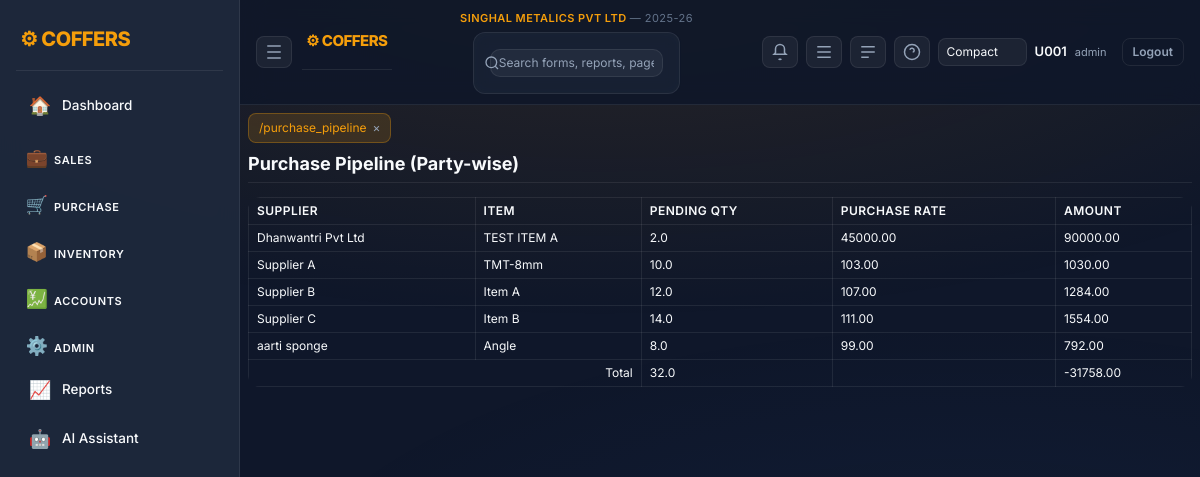
The app's page /purchase_pipeline (signed in) with its own data.
### tables this page shows
CREATE TABLE company_mast(
          company_id INTEGER PRIMARY KEY AUTOINCREMENT,
          company_name TEXT,
          short_name TEXT,
          gstin TEXT,
          address TEXT,
          city TEXT,
          state TEXT
        , group_name TEXT, company_logo TEXT, app_logo TEXT);

CREATE TABLE financial_years(
          fy_id INTEGER PRIMARY KEY AUTOINCREMENT,
          company_id INTEGER,
          fy_name TEXT,
          start_date TEXT,
          end_date TEXT
        );

CREATE TABLE purchase_orders(
 po_id INTEGER PRIMARY KEY AUTOINCREMENT,
 po_date TEXT,
 acc_id INTEGER,
 item_id INTEGER,
 child_item TEXT,
 qty REAL,
 rate REAL,
 supplied_qty REAL DEFAULT 0,
 amount REAL,
 user_code TEXT
, status TEXT DEFAULT 'OPEN', whatsapp_sent INTEGER DEFAULT 0, company_id INTEGER, division_id INTEGER, fy_id INTEGER);

CREATE TABLE acc_mast(
 acc_id INTEGER PRIMARY KEY AUTOINCREMENT,
 acc_name TEXT,
 acc_type TEXT
, mobile TEXT, pan TEXT, gstin TEXT, address TEXT, city TEXT, state TEXT, ledger_id INTEGER, print_name TEXT, parent_acc_id INTEGER, tds_section TEXT, tds_rate REAL);

CREATE TABLE item_mast(
 item_id INTEGER PRIMARY KEY AUTOINCREMENT,
 item_name TEXT
);

### app.py (the view)
@app.route("/purchase_pipeline")
def purchase_pipeline():
    if "user" not in session:
        return redirect("/")
    con = db()
    rows = con.execute("""
        SELECT a.acc_name supplier, i.item_name,
               (p.qty-COALESCE(p.supplied_qty,0)) pending_qty,
               p.rate,
               (p.qty-COALESCE(p.supplied_qty,0))*p.rate amount
        FROM purchase_orders p
        JOIN acc_mast a ON p.acc_id=a.acc_id
        JOIN item_mast i ON p.item_id=i.item_id
        WHERE (p.qty-COALESCE(p.supplied_qty,0))>0
        ORDER BY supplier, item_name
    """).fetchall()
    totals = con.execute("""
        SELECT COALESCE(SUM(p.qty-COALESCE(p.supplied_qty,0)),0) qty,
               COALESCE(SUM((p.qty-COALESCE(p.supplied_qty,0))*p.rate),0) amount
        FROM purchase_orders p
    """).fetchone()
    return render_template("purchase_pipeline.html", rows=rows, totals=totals)

### app.py (called while the page is built)
def today():
    return date.today().isoformat()

def db():
    con = getattr(g, "_db", None)
    if con is None:
        con = sqlite3.connect(DB)
        con.row_factory = sqlite3.Row
        g._db = con
    return con

def ensure_company_context(con):
    ensure_company_core(con)
    row = con.execute("SELECT company_id,company_name FROM company_mast ORDER BY company_id LIMIT 1").fetchone()
    if row and "company_id" not in session:
        session["company_id"] = row["company_id"]
        session["company_name"] = row["company_name"]
    company_id = session.get("company_id")
    if company_id:
        fy = con.execute("""
            SELECT fy_id,fy_name,start_date,end_date
            FROM financial_years
            WHERE company_id=?
            ORDER BY start_date
        """, (company_id,)).fetchone()
        if fy:
            session.setdefault("fy_id", fy["fy_id"])
            session.setdefault("fy_name", fy["fy_name"])
            session.setdefault("fy_start", fy["start_date"])
            session.setdefault("fy_end", fy["end_date"])

@app.before_request
def enforce_login():
    open_endpoints = {
        "login",
        "logout",
        "static",
        "so_preview", "so_accept", "so_decline",
        "la_preview", "la_accept", "la_decline",
        "po_preview", "po_accept", "po_decline",
        "two_factor",
        "public_rates",
    }
    if request.endpoint in open_endpoints or request.endpoint is None:
        return
    if "user" not in session:
        return redirect("/")
    con = db()
    ensure_company_context(con)
    now = int(time.time())
    last = session.get("last_seen", now)
    if now - last > 1800:
        session.clear()
        return redirect("/")
    session["last_seen"] = now

### templates/purchase_pipeline.html
{% extends "base.html" %}
{% block content %}
<h3>Purchase Pipeline (Party-wise)</h3>
<div class="table-responsive">
  <table class="table table-sm table-bordered">
    <thead>
      <tr>
        <th>Supplier</th>
        <th>Item</th>
        <th>Pending Qty</th>
        <th>Purchase Rate</th>
        <th>Amount</th>
      </tr>
    </thead>
    <tbody>
      {% for r in rows %}
      <tr>
        <td>{{ r[0] }}</td>
        <td>{{ r[1] }}</td>
        <td>{{ r[2] }}</td>
        <td>{{ '%.2f'|format(r[3]) }}</td>
        <td>{{ '%.2f'|format(r[4]) }}</td>
      </tr>
      {% endfor %}
      <tr class="table-secondary">
        <td colspan="2" class="text-end">Total</td>
        <td>{{ totals[0] }}</td>
        <td></td>
        <td>{{ '%.2f'|format(totals[1]) }}</td>
      </tr>
    </tbody>
  </table>
</div>
{% endblock %}

### templates/base.html (shortened to what this page needs)
<!doctype html>
<html lang="en">
<head>
<link href="https://cdn.jsdelivr.net/npm/bootstrap@5.3.2/dist/css/bootstrap.min.css" rel="stylesheet">
<link href="/static/css/style.css" rel="stylesheet">
</head>
<body>
{% set logged_in = session.user is defined and session.user %}
{% if logged_in %}
  <div class="layout">
    <aside class="sidebar">
      <div class="brand">⚙ COFFERS</div>
      <nav class="menu">
        {% set path = request.path if request else '' %}
        <a href="/dashboard" class="menu-item {% if path.startswith('/dashboard') %}active{% endif %}" title="Dashboard"><span class="icon">🏠</span><span class="label">Dashboard</span></a>
        <div class="menu-group">
          <button class="menu-title collapsible" data-target="group-sales">
            <span class="icon">💼</span><span class="label">Sales</span>
          </button>
        </div>
        <div class="menu-group">
          <button class="menu-title collapsible" data-target="group-purchase">
            <span class="icon">🛒</span><span class="label">Purchase</span>
          </button>
        </div>
        <div class="menu-group">
          <button class="menu-title collapsible" data-target="group-inventory">
            <span class="icon">📦</span><span class="label">Inventory</span>
          </button>
        </div>
        <div class="menu-group">
          <button class="menu-title collapsible" data-target="group-accounts">
            <span class="icon">💹</span><span class="label">Accounts</span>
          </button>
        </div>
        <div class="menu-group">
          <button class="menu-title collapsible" data-target="group-admin">
            <span class="icon">⚙️</span><span class="label">Admin</span>
          </button>
        </div>
        <a href="/control_report" class="menu-item {% if path.startswith('/control_report') %}active{% endif %}" title="Reports"><span class="icon">📈</span><span class="label">Reports</span></a>
        <a href="/ai" class="menu-item {% if path.startswith('/ai') %}active{% endif %}" title="AI Assistant"><span class="icon">🤖</span><span class="label">AI Assistant</span></a>
      </nav>
    </aside>
    <main class="main">
      <header class="topbar">
        <div class="top-left">
          <button class="icon-btn" id="collapseBtn" title="Collapse Sidebar">
            <svg xmlns="http://www.w3.org/2000/svg" width="18" height="18" viewBox="0 0 24 24" fill="none" stroke="currentColor" stroke-width="2"><path d="M3 4h18M3 12h18M3 20h18"/></svg>
          </button>
          <div class="brand" style="font-size:15px">⚙ COFFERS</div>
        </div>
        <div class="top-center">
          <div style="font-size:11px;color:#f59e0b;font-weight:600;letter-spacing:0.04em;margin-bottom:3px">
            {{ session.company_name or 'Company not set' }}
            {% if session.fy_name %}<span style="color:#64748b;font-weight:400"> &mdash; {{ session.fy_name }}</span>{% endif %}
          </div>
          <form class="search-wrap" method="get" action="/search">
            <svg class="search-icon" xmlns="http://www.w3.org/2000/svg" width="16" height="16" viewBox="0 0 24 24" fill="none" stroke="currentColor" stroke-width="2"><circle cx="11" cy="11" r="8"/><path d="m21 21-4.3-4.3"/></svg>
            <input class="search" name="q" placeholder="Search forms, reports, pages…" value="{{ request.args.get('q','') if request else '' }}">
          </form>
        </div>
        <div class="top-right">
          <a href="/notifications" class="icon-btn" id="notifBtn" title="Notifications">
            <svg xmlns="http://www.w3.org/2000/svg" width="18" height="18" viewBox="0 0 24 24" fill="none" stroke="currentColor" stroke-width="2"><path d="M6 8a6 6 0 1 1 12 0v5l2 2H4l2-2Z"/><path d="M13.73 21a2 2 0 0 1-3.46 0"/></svg>
          </a>
          <button class="icon-btn" id="rightToggle" title="AI Pane">
            <svg xmlns="http://www.w3.org/2000/svg" width="18" height="18" viewBox="0 0 24 24" fill="none" stroke="currentColor" stroke-width="2"><path d="M3 5h18M3 12h18M3 19h18"/></svg>
          </button>
          <button class="icon-btn" id="bottomToggle" title="Console">
            <svg xmlns="http://www.w3.org/2000/svg" width="18" height="18" viewBox="0 0 24 24" fill="none" stroke="currentColor" stroke-width="2"><path d="M3 5h18M3 12h18M3 19h10"/></svg>
          </button>
          <div class="dropdown">
            <button class="icon-btn" id="helpBtn">
              <svg xmlns="http://www.w3.org/2000/svg" width="18" height="18" viewBox="0 0 24 24" fill="none" stroke="currentColor" stroke-width="2"><circle cx="12" cy="12" r="10"/><path d="M9.09 9a3 3 0 0 1 5.83 1c0 1.5-1 2-2 2"/><path d="M12 17h.01"/></svg>
            </button>
          </div>
          <select id="densitySelect" class="form-select form-select-sm" style="max-width:120px">
            <option value="compact" {% if session.default_density=='compact' %}selected{% endif %}>Compact</option>
          </select>
          <div class="user">
            <span class="user-name">{{session.user or ''}}</span>
            <span class="user-role">{{session.role or ''}}</span>
            <a href="/logout" class="btn btn-sm btn-outline-light ms-2">Logout</a>
          </div>
        </div>
      </header>
      <section class="content">
        <div id="tabsBar" class="tabs"></div>
{% endif %}
        {% block content %}{% endblock %}
{% if logged_in %}
      </section>
    </main>
  </div>
{% endif %}
</body>
</html>

### records on screen
company_mast: company_name "SINGHAL METALICS PVT LTD"
financial_years: fy_name "2025-26"
purchase_orders: acc_name "Dhanwantri Pvt Ltd", item_name "TEST ITEM A", qty "2.0", rate "45000.00", amount "90000.00"
purchase_orders: acc_name "Supplier A", item_name "TMT-8mm", r "10.0", rate "103.00", r "1030.00"
purchase_orders: acc_name "Supplier B", item_name "Item A", r "12.0", rate "107.00", r "1284.00"
purchase_orders: acc_name "Supplier C", item_name "Item B", r "14.0", rate "111.00", r "1554.00"
purchase_orders: acc_name "aarti sponge", item_name "Angle", r "8.0", rate "99.00", r "792.00"

### other values on screen
{{ session.user or '' }} "U001"
{{ session.role or '' }} "admin"
{{ totals[0] }} "32.0"
{{ '%.2f'|format(totals[1]) }} "-31758.00"
